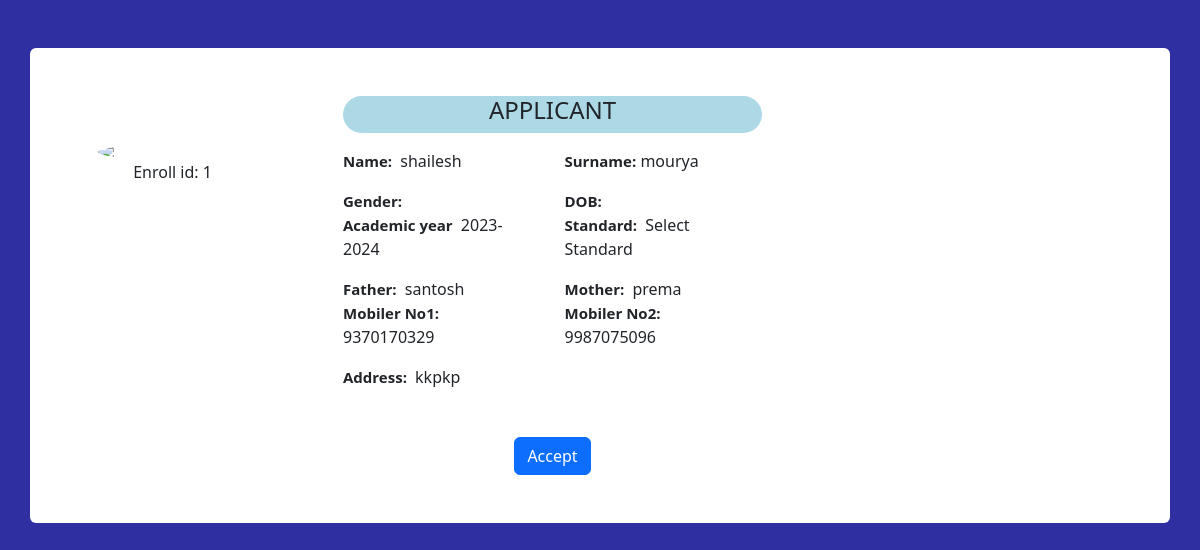
The app's page /viewcard.php?id=1 with its own data.
### tables this page shows
CREATE TABLE `application` (
  `enroll_no` int(100) NOT NULL,
  `first_name` varchar(100) NOT NULL,
  `last_name` varchar(30) NOT NULL,
  `gender` varchar(20) NOT NULL,
  `dob` varchar(20) NOT NULL,
  `academic_year` varchar(30) NOT NULL,
  `standard` varchar(100) NOT NULL,
  `email` varchar(50) NOT NULL,
  `address` varchar(100) NOT NULL,
  `father_name` varchar(100) NOT NULL,
  `mother_name` varchar(100) NOT NULL,
  `mobile_no1` varchar(30) NOT NULL,
  `mobile_no2` varchar(30) NOT NULL,
  `image` varchar(100) NOT NULL,
  `mail` int(15) NOT NULL
);

### viewcard.php (the view, shortened to what this page needs)
<!doctype html>
<html lang="en">
<head>
  <link href="https://cdn.jsdelivr.net/npm/bootstrap@5.3.2/dist/css/bootstrap.min.css" rel="stylesheet"
 />
</head>
<body style="background-color: #2f2fa2">
  <div class="container rounded bg-white mt-5 mb-5 ">
    <?php
           $id=$_GET["id"];
           include('config.php');
            $sql="SELECT * FROM `application` WHERE `enroll_no`=$id;";
           $result=mysqli_query($conn,$sql);
           $rows=mysqli_fetch_assoc($result);
      ?>
    <div class="row">
      <div class="col-md-3 border-right">
        <div class="d-flex flex-column align-items-center text-center p-3 py-5"><img class="rounded-circle mt-5"
            width="150px" src="applicant/<?php  echo $rows['image'] ; ?>"><span class="font-weight-bold">Enroll id:
            <?php  echo $rows['enroll_no'] ; ?>
          </span>
        </div>
      </div>
      <div class="col-md-5 border-right">
        <div class="p-3 py-5">
          <div class="d-flex justify-content-center align-items-center mb-3 rounded-pill"
            style="background-color:lightblue;">
            <h4 class="h4 text-uppercase">Applicant</h4>
          </div>
          <div class="row mt-2">
            <div class="col-md-6"><label class="labels">Name:</label><span class="mx-1">
                <?php  echo $rows['first_name'] ; ?>
              </span> </div>
            <div class="col-md-6"><label class="labels">Surname:</label>
              <?php  echo $rows['last_name'] ; ?>
            </div>
          </div>
          <div class="row mt-3">
            <div class="col-md-6"><label class="labels">Gender:</label></div>
            <div class="col-md-6"><label class="labels">DOB:</label></div>
            <div class="col-md-6"><label class="labels">Academic year</label><span class="mx-1">
                <?php  echo $rows['academic_year'] ; ?>
              </span></div>
            <div class="col-md-6"><label class="labels">Standard:</label><span class="mx-1">
                <?php  echo $rows['standard'] ; ?>
              </span></div>
          </div>
          <div class="row mt-3">
            <div class="col-md-6"><label class="labels">Father:</label><span class="mx-1">
                <?php  echo $rows['father_name'] ; ?>
              </span></div>
            <div class="col-md-6"><label class="labels">Mother:</label><span class="mx-1">
                <?php  echo $rows['mother_name'] ; ?>
              </span></div>
            <div class="col-md-6"><label class="labels">Mobiler No1:</label><span class="mx-1">
                <?php  echo $rows['mobile_no1'] ; ?>
              </span></div>
            <div class="col-md-6"><label class="labels">Mobiler No2:</label><span class="mx-1">
                <?php  echo $rows['mobile_no2'] ; ?>
              </span></div>
          </div>
          <div class="row mt-3">
            <div class="col-md-12"><label class="labels">Address:</label><span class="mx-1">
                <?php  echo $rows['address'] ; ?>
              </span></div>
          </div>
          <div class="mt-5 text-center">
            <?php
                if (!empty($rows['mail'])) {
                  echo "<button type='button' class='btn btn-success' data-bs-toggle='modal' data-bs-target='#exampleModal' data-bs-whatever='@getbootstrap'>Notefied</button>";
                }
                else{
                  echo "<button type='button' class='btn btn-primary' data-bs-toggle='modal' data-bs-target='#exampleModal' data-bs-whatever='@getbootstrap'>Accept</button>";
                }
            ?>
          </div>
        </div>
      </div>
    </div>
  </div>
</body>
</html>

### viewcard.php (style rules this page uses)
.labels { font-size: 15px; font-weight: bold; }

### records on screen
application: enroll_no "1", first_name "shailesh", last_name "mourya", academic_year "2023-2024", standard "Select Standard", father_name "santosh", mother_name "prema", mobile_no1 "9370170329", mobile_no2 "9987075096", address "kkpkp"
